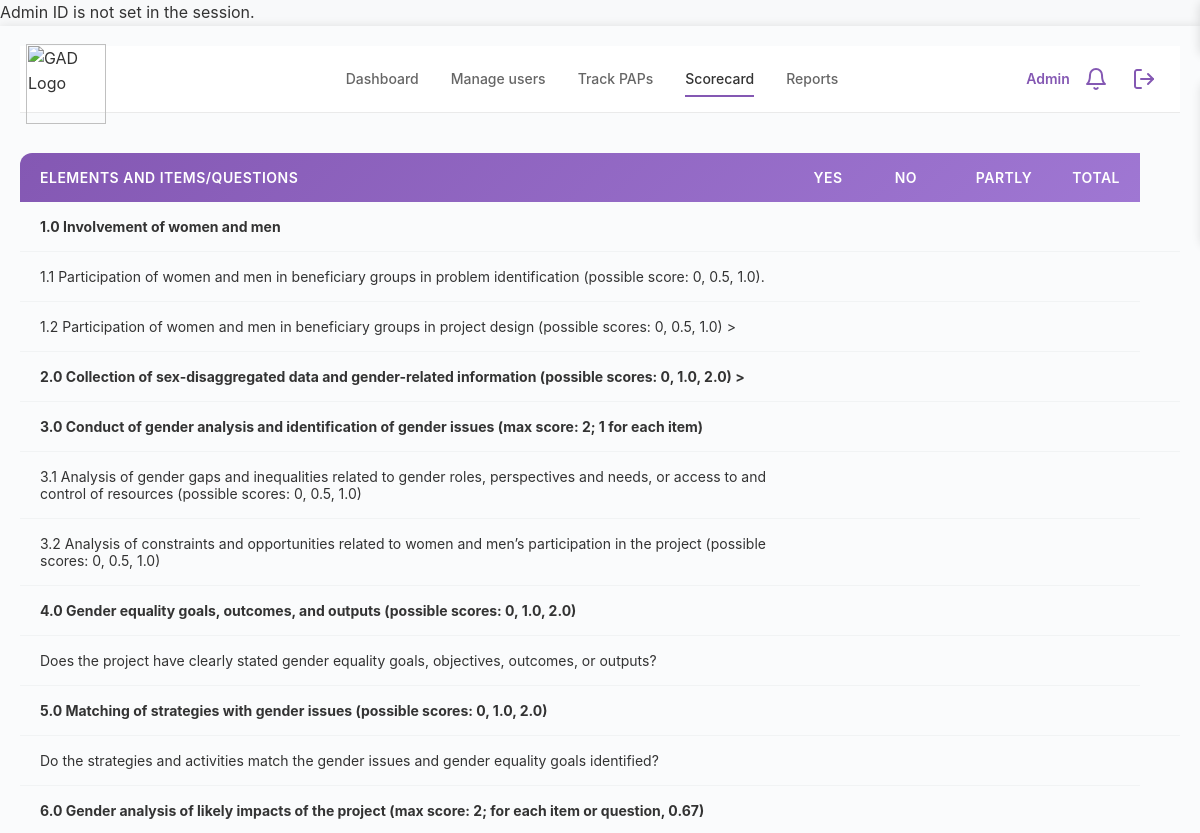
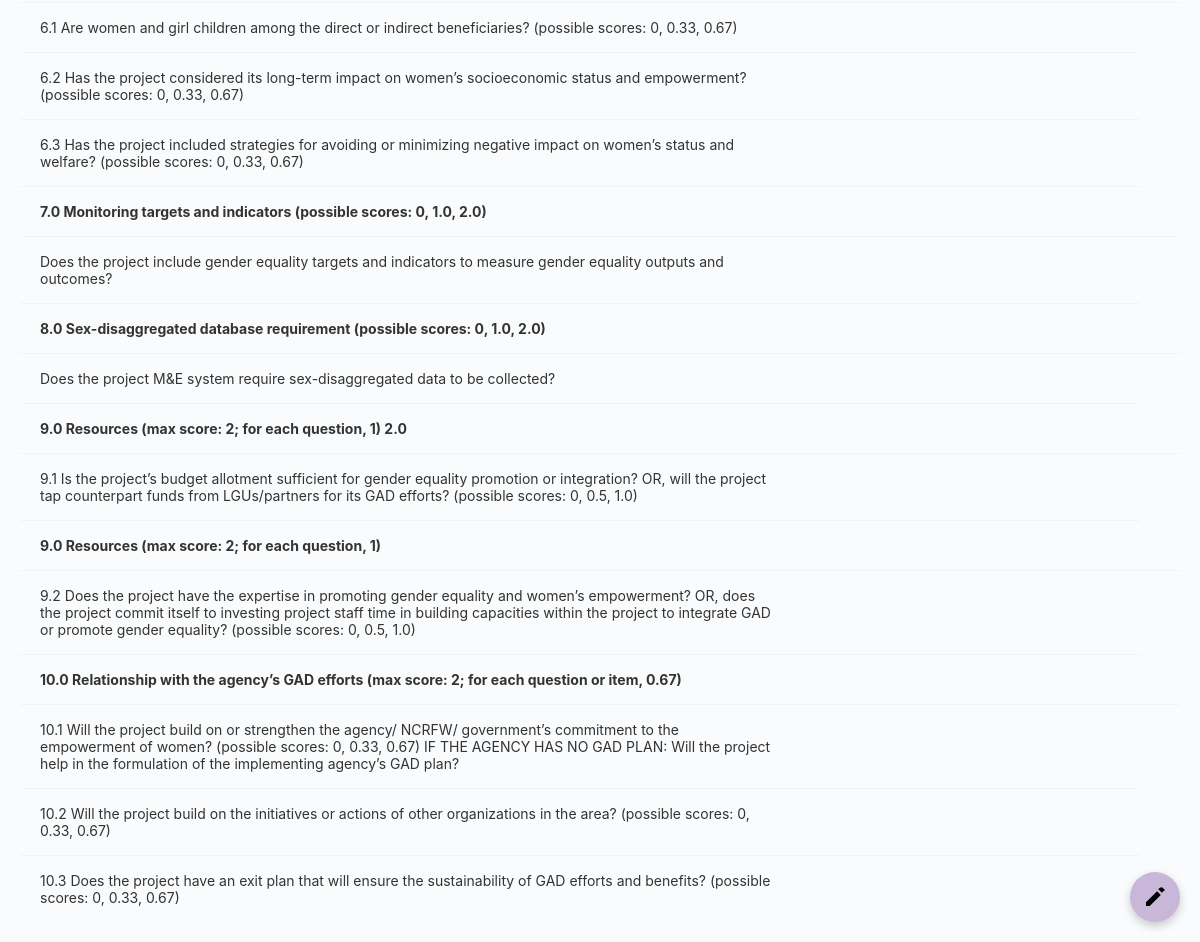
Screenshot of /adminscoresheet.php with the database file from the repository (2 pictures, top to bottom).
### tables this page shows
CREATE TABLE IF NOT EXISTS `scoresheet` (
  `itemID` varchar(10) NOT NULL,
  `item` text NOT NULL,
  `subitem` text,
  `adminID` varchar(10) NOT NULL,
  `yesValue` decimal(5,2) NOT NULL,
  `noValue` decimal(5,2) NOT NULL,
  `partlyValue` decimal(5,2) NOT NULL,
  PRIMARY KEY (`itemID`),
  KEY `adminID` (`adminID`)
);

### adminscoresheet.php (the view, shortened to what this page needs)
<?php
$conn = new mysqli("localhost", "root", "", "gad_dbms");
$versionQuery = "SELECT versionID FROM ScoresheetVersions ORDER BY dateAdministered DESC LIMIT 1";
$versionResult = $conn->query($versionQuery);
$latestVersion = $versionResult->fetch_assoc()['versionID'] ?? '';
$sql = "
    SELECT s.*
    FROM ScoresheetVersions sv
    JOIN Scoresheet s ON sv.itemID = s.itemID
    WHERE sv.versionID = '$latestVersion'
    ORDER BY CAST(SUBSTRING_INDEX(s.item, '.', 1) AS UNSIGNED), s.itemID
";
$result = $conn->query($sql);
$scoresheet = [];
while ($row = $result->fetch_assoc()) {
    $item = $row['item'];
    $subitem = $row['subitem'];
    if (!isset($scoresheet[$item])) {
        $scoresheet[$item] = [
            'parent' => $row,
            'subitems' => [],
        ];
    }
    if (!empty($subitem)) {
        $scoresheet[$item]['subitems'][] = $row;
    }
}
?>
<!DOCTYPE html>
<html>
<head>
    <link rel="stylesheet" href="globalstyles.css">
    <link rel="stylesheet" href="admin-tables.css">
    <link rel="stylesheet" href="header-admin.css">
</head>
<body>
        <div class="view" style="min-height: 100vh; margin:0 auto; padding:20px; box-sizing:border-box;">
        <div class="header">
            <div class="logo">
                <div class="logo-icon">
                    <img src="img/logo.svg" alt="GAD Logo" width="80" height="80">
                </div>
            </div>
            <nav>
                <ul class="nav-menu">
                    <li><a href="adminhome.php" class="nav-item">Dashboard</a></li>
                    <li><a href="admin-usrmgt.php" class="nav-item">Manage users</a></li>
                    <li><a href="admin-papseval.html" class="nav-item">Track PAPs</a></li>
                    <li><a href="adminscoresheet.php" class="nav-item active">Scorecard</a></li>
                    <li><a href="admin-reports.php" class="nav-item">Reports</a></li>
                </ul>
            </nav>
           <div class="header-actions">
                  <button class="icon-button" style="position: relative;" data-tooltip="<?php echo $adminTooltip; ?>"
                    onmouseover="this.querySelector('.tooltip').style.display='block'"
                        onmouseout="this.querySelector('.tooltip').style.display='none'">
                    <span style="color: #8458B3; font-weight: 600; font-size: 14px;">Admin</span>
                </button>
                <div class="header-icon-container">
                    <button class="icon-button" id="notification-button" title="Notifications">
                    </button>
                </div>
                <div class="header-icon-container">
                    <button class="icon-button" id="menu-button" title="Log out">
                    </button>
                </div>
            </div>
        </div>
        <div class="subheader-container">
        </div>
        <a href="manage_scoresheet.php" title="Edit Scoresheet"
        style="position: fixed;bottom: 20px;right: 20px;background-color: #c8b7d8;border-radius: 50%;width: 50px;height: 50px;display: flex;align-items: center;justify-content: center;box-shadow: 0 4px 10px rgba(0,0,0,0.2);z-index: 1000;">
            <svg width="24" height="24" viewBox="0 0 24 24" fill="black" xmlns="http://www.w3.org/2000/svg">
                <path d="M3 17.25V21h3.75L17.81 9.94l-3.75-3.75L3 17.25zM21.41 6.34a1.25 1.25 0 0 0 0-1.77l-2-2a1.25 1.25 0 0 0-1.77 0L15.13 4.1l3.75 3.75 2.53-2.51z"/>
            </svg>
        </a>
        <div class="table-container">
        <table class="sticky-header">
        <thead>
            <tr>
            <th>Elements and Items/Questions</th>
            <th style="width: 7%;">Yes</th>
            <th style="width: 7%;">No</th>
            <th style="width: 7%;">Partly</th>
            <th style="width: 7%;">Total</th>
            </tr>
        </thead>
        <tbody>
            <?php foreach ($scoresheet as $item => $group): ?>
            <tr>
                <td><strong><?= htmlspecialchars($item) ?></strong></td>
        <?php if (count($group['subitems']) === 0): ?>
        <td><input type="hidden" name="subitem_<?= $group['parent']['itemID'] ?>" value="<?= $group['parent']['yesValue'] ?>"></td>
        <td><input type="hidden" name="subitem_<?= $group['parent']['itemID'] ?>" value="<?= $group['parent']['noValue'] ?>"></td>
        <td><input type="hidden" name="subitem_<?= $group['parent']['itemID'] ?>" value="<?= $group['parent']['partlyValue'] ?>"></td>
        <td></td>
        <?php else: ?>
        <td colspan="3" style="text-align: center;"></td>
        <td></td>
        <?php endif; ?>
                <td></td>
            </tr>
        <?php
        usort($group['subitems'], function($a, $b) {
            $aVal = floatval(preg_replace('/[^0-9.]/', '', $a['subitem']));
            $bVal = floatval(preg_replace('/[^0-9.]/', '', $b['subitem']));
            return $aVal <=> $bVal;
        });
            foreach ($group['subitems'] as $sub): ?>
                <tr>
                <td><?= htmlspecialchars($sub['subitem']) ?></td>
                <td><input type="hidden" name="subitem_<?= $sub['itemID'] ?>" value="<?= $sub['yesValue'] ?>"></td>
                <td><input type="hidden" name="subitem_<?= $sub['itemID'] ?>" value="<?= $sub['noValue'] ?>"></td>
                <td><input type="hidden" name="subitem_<?= $sub['itemID'] ?>" value="<?= $sub['partlyValue'] ?>"></td>
                <td></td>
                </tr>
            <?php endforeach; ?>
            <?php endforeach; ?>
        </tbody>
        </table>
</div>
</body>
</html>

### globalstyles.css (style rules this page uses)
* { margin: 0; padding: 0; box-sizing: border-box; font-family: -apple-system, BlinkMacSystemFont, 'Segoe UI', Roboto, Oxygen, Ubuntu, Cantarell, sans-serif; }
body { font-family: -apple-system, BlinkMacSystemFont, 'Segoe UI', Roboto, Oxygen, Ubuntu, Cantarell, sans-serif; background-color: #f8fafc; color: #1e293b; line-height: 1.5; }
.view { width: 100vw; min-height: 100vh; background-color: white; box-shadow: 0 0 10px rgba(0, 0, 0, 0.1); display: flex; flex-direction: column; }
.header { display: flex; justify-content: space-between; align-items: center; padding: 20px; background-color: white; border-bottom: 1px solid #eaeaea; }
.logo { display: flex; align-items: center; margin-top: 10px; }
.logo-icon { width: 40px; height: 40px; display: flex; align-items: center; margin-left: -10px; }
.header-actions { display: flex; gap: 20px; }
.icon-button { background: none; border: none; cursor: pointer; width: 60px; height: 60px; display: flex; align-items: center; justify-content: center; border-radius: 50%; transition: background-color 0.3s; }
.subheader-container { padding: 20px; }
.header-icon-container { display: flex; flex-direction: column; align-items: center; }

### admin-tables.css (style rules this page uses)
* { margin: 0; padding: 0; box-sizing: border-box; font-family: -apple-system, BlinkMacSystemFont, 'Segoe UI', Roboto, sans-serif; }
body { font-family: -apple-system, BlinkMacSystemFont, 'Segoe UI', Roboto, sans-serif; background-color: #f8f9fa; color: #333; line-height: 1.6; }
.table-container { border-radius: 12px; overflow-x: auto; }
table { width: 100%; border-collapse: collapse; }
thead { background: linear-gradient(135deg, #8458B3 0%, #a078d4 100%); color: white; }
th { padding: 16px 20px; text-align: left; font-weight: 600; font-size: 14px; text-transform: uppercase; letter-spacing: 0.5px; }
td { padding: 16px 20px; border-bottom: 1px solid #f1f3f4; font-size: 14px; }
tbody tr { transition: background-color 0.2s ease; }
tbody tr:last-child td { border-bottom: none; }

### header-admin.css (style rules this page uses)
.header { display: flex; justify-content: space-between; align-items: center; padding: 8px 16px; }
body { font-family: -apple-system, BlinkMacSystemFont, 'Segoe UI', Roboto, sans-serif; background-color: #f8f9fa; color: #333; line-height: 1.6; }
.header-actions { display: flex; gap: 8px; }
.icon-button { padding: 4px; }
.logo { margin-right: 90px; }
nav { flex: 1; }
.nav-menu { display: flex; justify-content: center; gap: 50px; list-style: none; padding: 0; margin: 0; }
.nav-item { color: #666; text-decoration: none; font-weight: 200; padding: 8px 0; border-bottom: 2px solid transparent; transition: all 0.2s ease; }
.nav-item.active { color: #333; border-bottom-color: #8b5cf6; }
* { margin: 0; padding: 0; box-sizing: border-box; }
.table-container { border-radius: 12px; overflow-x: auto; }
table { width: 100%; border-collapse: collapse; }
thead { background: linear-gradient(135deg, #8458B3 0%, #a078d4 100%); color: white; }
th { padding: 16px 20px; text-align: left; font-weight: 600; font-size: 14px; text-transform: uppercase; letter-spacing: 0.5px; }
td { padding: 16px 20px; border-bottom: 1px solid #f1f3f4; font-size: 14px; }
tbody tr { transition: background-color 0.2s ease; }
tbody tr:last-child td { border-bottom: none; }

### adminscoresheet.php (style rules this page uses)
.view { background-color: #fafbfc; min-height: 100vh; padding: 0; }
nav .nav-menu { display: flex; align-items: center; gap: 32px; list-style: none; margin: 0; padding: 0; }
.nav-item { text-decoration: none; font-weight: 500; font-size: 14px; padding: 8px 0; border-bottom: 2px solid transparent; transition: all 0.2s ease; }
.nav-item.active { border-bottom: 2px solid #8458B3; }
.header-actions { display: flex; align-items: center; gap: 8px; }
.header-icon-container { position: relative; }
.icon-button { width: 40px; height: 40px; border: none; background: transparent; border-radius: 8px; display: flex; align-items: center; justify-content: center; cursor: pointer; transition: all 0.2s ease; color: #6b7280; }

### rows the page displays
scoresheet: subitem "1.1 Participation of women and men in beneficiary groups in problem identification (possible score: 0, 0.5, 1.0)."
scoresheet: subitem "1.2 Participation of women and men in beneficiary groups in project design (possible scores: 0, 0.5, 1.0) >"
scoresheet: item "2.0 Collection of sex-disaggregated data and gender-related information (possible scores: 0, 1.0, 2.0) >"
scoresheet: subitem "3.1 Analysis of gender gaps and inequalities related to gender roles, perspectives and needs, or access to and control of resources (possible scores: 0, 0.5, 1.0)"
scoresheet: subitem "3.2 Analysis of constraints and opportunities related to women and men’s participation in the project (possible scores: 0, 0.5, 1.0)"
scoresheet: subitem "Does the project have clearly stated gender equality goals, objectives, outcomes, or outputs?"
scoresheet: subitem "Do the strategies and activities match the gender issues and gender equality goals identified?"
scoresheet: subitem "6.1 Are women and girl children among the direct or indirect beneficiaries? (possible scores: 0, 0.33, 0.67)"
scoresheet: subitem "6.2 Has the project considered its long-term impact on women’s socioeconomic status and empowerment? (possible scores: 0, 0.33, 0.67)"
scoresheet: subitem "6.3 Has the project included strategies for avoiding or minimizing negative impact on women’s status and welfare? (possible scores: 0, 0.33, 0.67)"
scoresheet: subitem "Does the project include gender equality targets and indicators to measure gender equality outputs and outcomes?"
scoresheet: subitem "Does the project M&E system require sex-disaggregated data to be collected?"
scoresheet: subitem "9.1 Is the project’s budget allotment sufficient for gender equality promotion or integration? OR, will the project tap counterpart funds from LGUs/partners for its GAD efforts? (possible scores: 0, 0.5, 1.0)"
scoresheet: subitem "9.2 Does the project have the expertise in promoting gender equality and women’s empowerment? OR, does the project commit itself to investing project staff time in building capacities within the project to integrate GAD or promote gender equality? (possible scores: 0, 0.5, 1.0)"
scoresheet: item "10.0 Relationship with the agency’s GAD efforts (max score: 2; for each question or item, 0.67)", subitem "10.3 Does the project have an exit plan that will ensure the sustainability of GAD efforts and benefits? (possible scores: 0, 0.33, 0.67)"
scoresheet: subitem "10.1 Will the project build on or strengthen the agency/ NCRFW/ government’s commitment to the empowerment of women? (possible scores: 0, 0.33, 0.67) IF THE AGENCY HAS NO GAD PLAN: Will the project help in the formulation of the implementing agency’s GAD plan?"
scoresheet: subitem "10.2 Will the project build on the initiatives or actions of other organizations in the area? (possible scores: 0, 0.33, 0.67)"

### other values shown
$item "1.0 Involvement of women and men"
$item "3.0 Conduct of gender analysis and identification of gender issues (max score: 2; 1 for each item)"
$item "4.0 Gender equality goals, outcomes, and outputs (possible scores: 0, 1.0, 2.0)"
$item "5.0 Matching of strategies with gender issues (possible scores: 0, 1.0, 2.0)"
$item "6.0 Gender analysis of likely impacts of the project (max score: 2; for each item or question, 0.67)"
$item "7.0 Monitoring targets and indicators (possible scores: 0, 1.0, 2.0)"
$item "8.0 Sex-disaggregated database requirement (possible scores: 0, 1.0, 2.0)"
$item "9.0 Resources (max score: 2; for each question, 1) 2.0"
$item "9.0 Resources (max score: 2; for each question, 1)"
